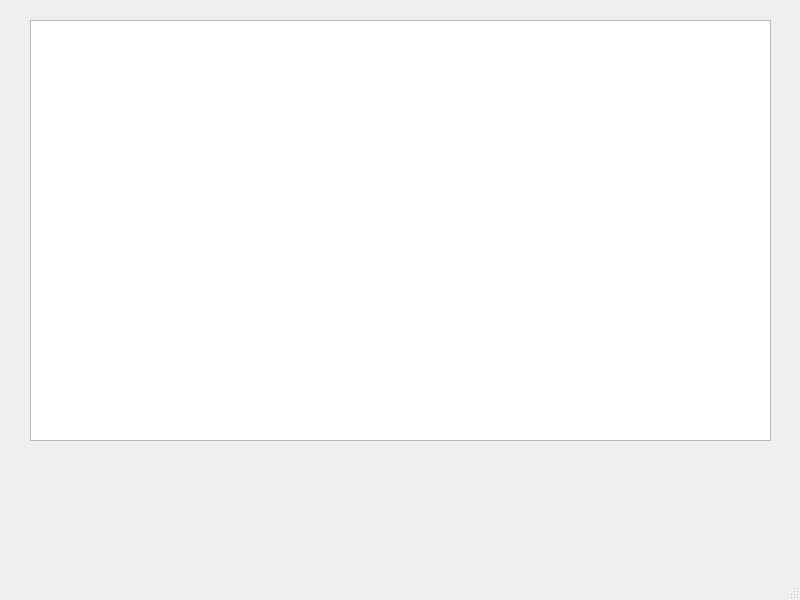
<?xml version="1.0" encoding="UTF-8"?>
<ui version="4.0">
 <class>MainWindow</class>
 <widget class="QMainWindow" name="MainWindow">
  <property name="geometry">
   <rect>
    <x>0</x>
    <y>0</y>
    <width>800</width>
    <height>600</height>
   </rect>
  </property>
  <property name="windowTitle">
   <string>MainWindow</string>
  </property>
  <widget class="QWidget" name="centralwidget">
   <widget class="QTableView" name="tableView">
    <property name="geometry">
     <rect>
      <x>30</x>
      <y>20</y>
      <width>741</width>
      <height>421</height>
     </rect>
    </property>
   </widget>
  </widget>
  <widget class="QMenuBar" name="menubar">
   <property name="geometry">
    <rect>
     <x>0</x>
     <y>0</y>
     <width>800</width>
     <height>23</height>
    </rect>
   </property>
  </widget>
  <widget class="QStatusBar" name="statusbar"/>
 </widget>
 <resources/>
 <connections/>
</ui>
